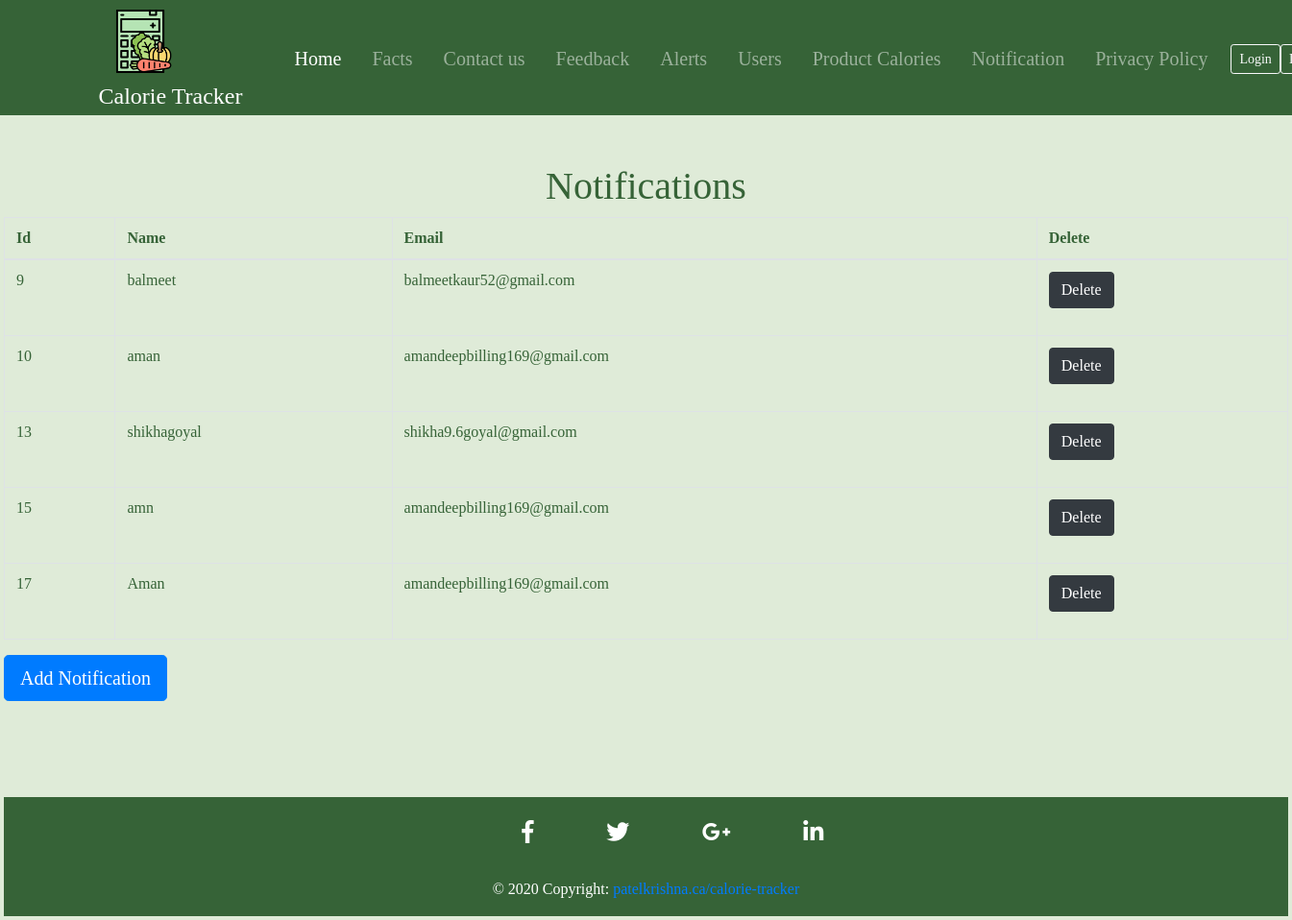
Page /admin/list_notification.php on the committed database.
### tables this page shows
CREATE TABLE `notification` (
  `id` int(15) NOT NULL,
  `name` varchar(255) NOT NULL,
  `email` varchar(255) NOT NULL,
  `calories` int(15) NOT NULL,
  `food` varchar(100) NOT NULL,
  `quantity` varchar(10) NOT NULL,
  `protein` varchar(10) NOT NULL
);

### admin/addnotification.php (called while the page is built, shortened)
<?php
class addnotification
{
    public function list_noti($db)
    {
        $sql = "SELECT * FROM notification";
        $pdostm = $db->prepare($sql);
        $pdostm->execute();
        $notification = $pdostm->fetchAll(PDO::FETCH_OBJ);
        return $notification;
    }
}

### admin/list_notification.php (the view, shortened to what this page needs)
<?php
require '../includes/admin_header.php';
require 'addnotification.php';
$db = Database::getDatabase();
$n = new addnotification();
$notification = $n->list_noti($db);
?>
<p class="h1 text-center">Notifications</p>
<div class="m-1">
    <table class="table table-bordered tbl">
        <thead>
        <tr>
            <th scope="col">Id</th>
            <th scope="col">Name</th>
            <th scope="col">Email</th>
            <th scope="col">Delete</th>
        </tr>
        </thead>
        <tbody>
        <?php
        foreach($notification as $n) {
            ?>
            <tr>
                <td><?php echo $n->id;?></td>
                <td><?php echo $n->name; ?></td>
                <td><?php echo $n->email; ?></td>
                <td>
                    <form action="" method="post">
                        <button type="submit" class="btn btn btn-dark" name="delete_notification" id="delete_notification">Delete</button>
                    </form>
                </td>
            </tr>
        <?php } ?>
        </tbody>
    </table>
    <a href="adminnotification.php" id="add_notification" class="btn btn-primary btn-lg">Add Notification</a>
<?php require '../includes/footer.php' ?>

### style/main.css (style rules this page uses)
body { font-family:calibri; background: #dfebd8; color: #366337; }

### rows in the picture
notification: id "9", name "balmeet", email "balmeetkaur52@gmail.com"
notification: id "10", name "aman", email "amandeepbilling169@gmail.com"
notification: id "13", name "shikhagoyal", email "shikha9.6goyal@gmail.com"
notification: id "15", name "amn", email "amandeepbilling169@gmail.com"
notification: id "17", name "Aman", email "amandeepbilling169@gmail.com"
